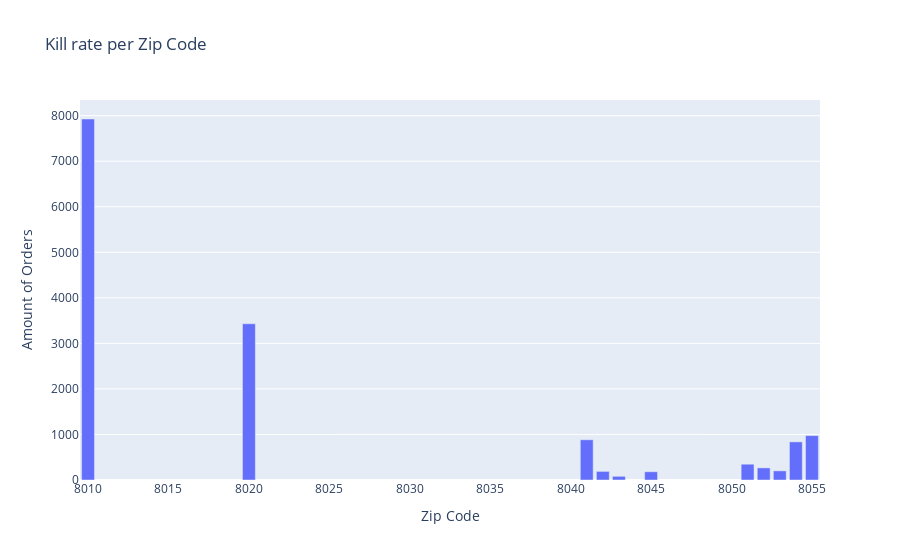

The cell this chart's notebook holds for it:
### Code cell
import plotly.graph_objects as go

# Supongamos que tienes un DataFrame llamado "data" con la información de las órdenes

# Filtrar las columnas relevantes (código postal y número de órdenes)
filtered_data = kr_total[['zip', 'Month 2']]

# Agrupar por código postal y calcular la suma de órdenes por cada código postal
grouped_data = filtered_data.groupby('zip').sum().reset_index()

# Crear gráfico de barras
fig = go.Figure(data=go.Bar(x=grouped_data['zip'], y=grouped_data['Month 2']))

# Actualizar diseño
fig.update_layout(title='Kill rate per Zip Code',
                  xaxis_title='Zip Code',
                  yaxis_title='Kill rs')

# Mostrar gráfico
fig.show()

### Figure 1 — Plotly figure (JSON) as saved in the notebook; plotly's stock layout.template omitted (floating-point values rounded to 4 significant figures)
{"data": [{"type": "bar", "x": [8010, 8020, 8041, 8042, 8043, 8045, 8051, 8052, 8053, 8054, 8055], "y": [7928.0, 3431.0, 883.3, 189, 81, 181, 347, 266, 201, 837.1, 975.1]}], "layout": {"title": {"text": "Kill rate per Zip Code"}, "xaxis": {"title": {"text": "Zip Code"}}, "yaxis": {"title": {"text": "Amount of Orders"}}}}
